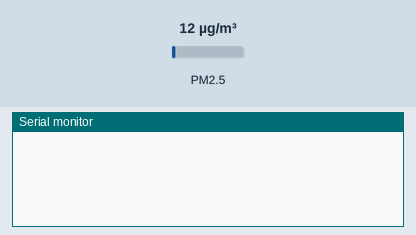
Simulated run of this sketch. Board: Arduino Uno, built with avr-gcc and run on an emulated ATmega328P. On the bench: the last lines printed to the serial monitor. Wiring (inferred from the names in the program): dust sensor: data pin 7. The inputs (shaded band) are chosen by the test bench; at power-on: PM2.5 12 µg/m³.

Above: at 1.2 s.
1.3 s: PM2.5 set to 6 µg/m³
At 3.3 s:
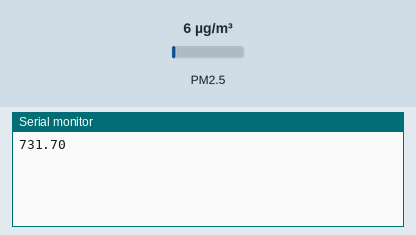
3.7 s: PM2.5 set to 75 µg/m³
At 5.0 s:
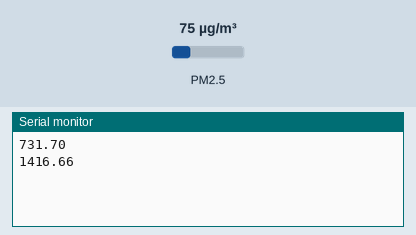
Timing chart, 0 to 6.7 s (numbered marks = the images above; inputs shaded):
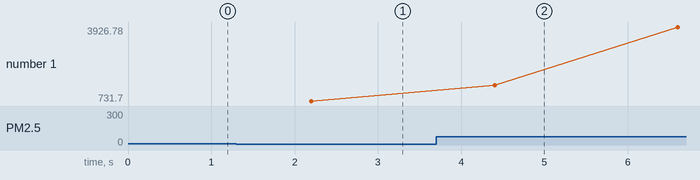

The sketch:

Grove_Dust_Sensor.ino
```cpp
int pin = 7;
unsigned long duration;
unsigned long starttime;
unsigned long sampletime_ms = 2000;//sampe 30s&nbsp;;
unsigned long lowpulseoccupancy = 0;
float ratio = 0;
float concentration = 0;

void setup() {
  Serial.begin(9600);
  pinMode(7,INPUT);
  starttime = millis();//get the current time;
}

void loop() {
  duration = pulseIn(pin, LOW);
  lowpulseoccupancy = lowpulseoccupancy+duration;

  if ((millis()-starttime) >= sampletime_ms)//if the sampel time = = 30s
  {
    ratio = lowpulseoccupancy/(sampletime_ms*10.0);  // Integer percentage 0=&gt;100
    concentration = 1.1*pow(ratio,3)-3.8*pow(ratio,2)+520*ratio+0.62; // using spec sheet curve
//    Serial.print("concentration = ");
    Serial.println(concentration);
//    Serial.println(" pcs/0.01cf");
//    Serial.println("\n");
    lowpulseoccupancy = 0;
    starttime = millis();
  }
}
```

Measured:
- after the input at 1.3 s, the serial monitor: prints a new line after 0.90 s (image 1)
- after the input at 3.7 s, the serial monitor: prints a new line after 0.70 s (image 2)
- plotted number 1: 731.7 → 3926.78 after the input at 3.7 s
